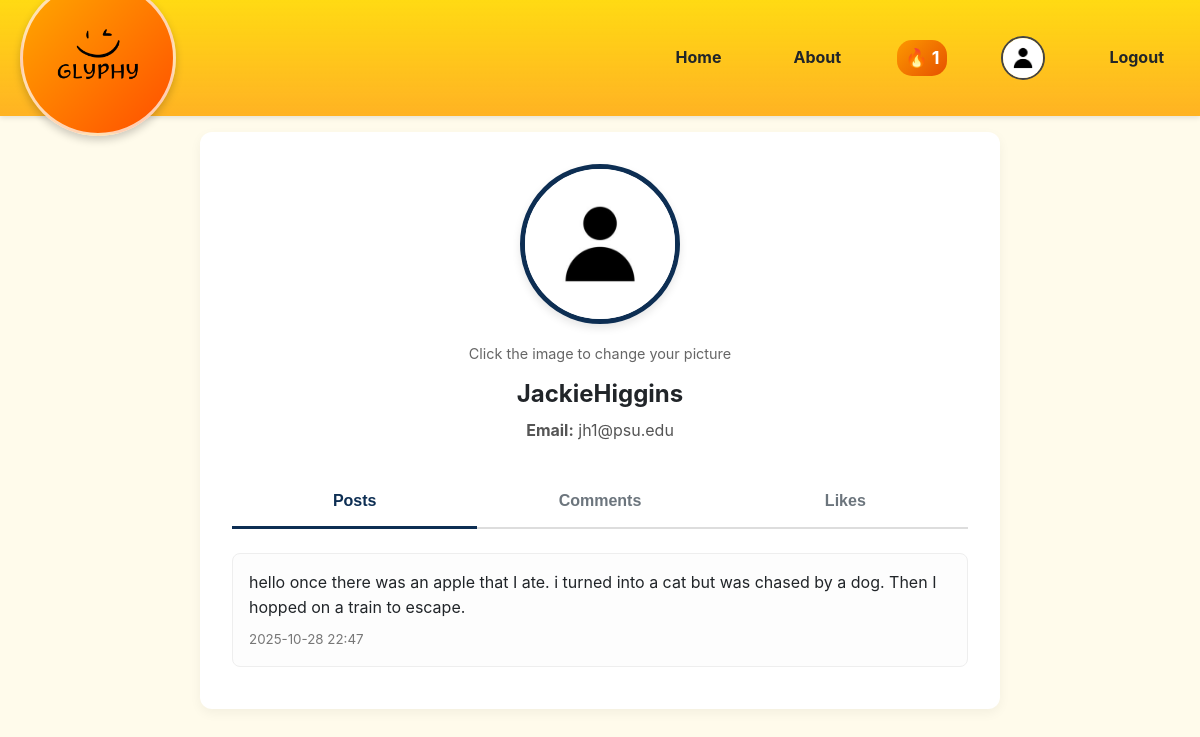
The app's page /profile (signed in) with its own data.
### app/models.py (models this page shows, shortened)
class User(UserMixin, db.Model):
    id = db.Column(db.Integer, primary_key=True)
    username = db.Column(db.String(100), unique=True, nullable=False)
    email = db.Column(db.String(120), unique=True, nullable=False)
    password_hash = db.Column(db.String(162))
    current_streak = db.Column(db.Integer, default=0)
    last_story_date = db.Column(db.Date)
    profile_pic = db.Column(db.String(200), nullable=True)
    stories = db.relationship('Story', backref='author', lazy='dynamic')
    comments = db.relationship('Comments', backref='author', lazy='dynamic')

class Story(db.Model):
    id = db.Column(db.Integer, primary_key=True)
    content = db.Column(db.Text, nullable=False)
    timestamp = db.Column(db.DateTime, index=True, default=datetime.utcnow)
    likes = db.Column(db.Integer, nullable=False, default=0)
    user_id = db.Column(db.Integer, db.ForeignKey('user.id'))
    daily_emoji_id = db.Column(db.Integer, db.ForeignKey('daily_emoji.id'))
    comments = db.relationship('Comments', backref='story', lazy='dynamic', cascade="all, delete-orphan")

### app/main_views.py (the view, shortened to what this page needs)
@main.route('/profile', methods=['GET', 'POST'])
@login_required
def profile():
    user_posts = Story.query.filter_by(author=current_user).order_by(Story.timestamp.desc()).all()
    user_comments = db.session.query(Comments, Story.content).join(Story, Comments.story_id == Story.id).filter(Comments.user_id == current_user.id).order_by(Comments.timestamp.desc()).all()
    processed_comments = []
    for comment, story_content in user_comments:
        post_title = story_content[:60] + '...' if len(story_content) > 60 else story_content
        processed_comments.append({
            'story_id': comment.story_id,
            'post_title': post_title,
            'content': comment.content,
            'date_posted': comment.timestamp.strftime('%Y-%m-%d %H:%M')
        })
    liked_ids = session.get('liked_stories', [])
    user_likes = []
    return render_template('user.html',
                           current_user=current_user,
                           user_posts=user_posts,
                           user_comments=processed_comments,
                           user_likes=user_likes)

### app/__init__.py (called while the page is built)
def create_app(config_class=Config):
    app = Flask(__name__)
    app.config.from_object(config_class)
    db.init_app(app)
    login_manager.init_app(app)
    login_manager.login_view = 'auth.login_register'
    login_manager.login_message_category = 'info'
    from .main_views import main as main_blueprint
    app.register_blueprint(main_blueprint)
    from .auth_views import auth as auth_blueprint
    app.register_blueprint(auth_blueprint, url_prefix='/auth')
    @login_manager.user_loader
    def load_user(user_id):
        return User.query.get(int(user_id))
    @app.context_processor
    def inject_streak():
        return {'current_streak': current_user.current_streak if current_user.is_authenticated else 0}
    with app.app_context():
        db.create_all()
    return app

### app/templates/user.html (shortened to what this page needs)
{% extends "layout.html" %}
{% block content %}
<div class="content-card">
    <div class="profile-header">
        <div class="profile-pic-wrapper">
            <form id="profile-pic-form" action="{{ url_for('main.profile') }}" method="POST" enctype="multipart/form-data">
                <label for="profile-pic-input">
                    <img src="{{ current_user.profile_pic or url_for('static', filename='images/default_pfp.png') }}"
                         alt="Profile Picture"
                         class="profile-pic">
                </label>
            </form>
            <small>Click the image to change your picture</small>
        </div>
        <h2>{{ current_user.username }}</h2>
        <p>
            <strong>Email:</strong> {{ current_user.email }}
        </p>
    </div>
    <div class="profile-tabs">
        <button class="tab-button active" onclick="showTab('posts')">Posts</button>
        <button class="tab-button" onclick="showTab('comments')">Comments</button>
        <button class="tab-button" onclick="showTab('likes')">Likes</button>
    </div>
    <div id="posts" class="tab-content">
        {% if user_posts %}
            {% for post in user_posts %}
                <div class="post-item">
                    <p>{{ post.content }}</p>
                    <small>{{ post.timestamp.strftime('%Y-%m-%d %H:%M') }}</small>
                </div>
            {% endfor %}
        {% else %}
            <p class="no-content">No posts yet.</p>
        {% endif %}
    </div>
</div>
{% endblock %}

### app/static/style.css (style rules this page uses)
:root { --primary-blue: #007BFF; --primary-hover: #0056b3; --dark-blue: #0d2e53; --dark-blue-hover: #1a5c9a; --golden-yellow: rgba(255, 193, 7, 0.85); --dark-orange: rgba(255, 140, 0, 0.9); --dark-orange-hover: #D97706; --white: #ffffff; --light-gray: #f8f9fa; --medium-gray: #6c757d; --medium-gray-hover: #5a6268; --light-cream: #FFFBEB; --dark-text: #212529; --success: #28a745; --warning: #ffc107; --danger: #dc3545; }
body { font-family: -apple-system, BlinkMacSystemFont, 'Segoe UI', Roboto, Oxygen, Ubuntu, Cantarell, sans-serif; line-height: 1.6; margin: 0; padding: 0; background-color: var(--light-cream); color: var(--dark-text); padding-top: 100px; }
.content-card { background: var(--white); border-radius: 12px; padding: 2rem; box-shadow: 0 4px 12px rgba(0,0,0,0.05); }
.profile-header { display: flex; flex-direction: column; align-items: center; justify-content: center; text-align: center; margin-bottom: 2rem; }
.profile-pic-wrapper { position: relative; text-align: center; }
.profile-pic { width: 150px; height: 150px; border-radius: 50%; border: 5px solid var(--dark-blue); object-fit: cover; box-shadow: 0 4px 8px rgba(0,0,0,0.1); transition: all 0.3s ease; }
.profile-pic-wrapper label { cursor: pointer; }
.profile-pic-wrapper small { color: #666; font-size: 0.9em; margin-top: 10px; display: block; }
.profile-header h2 { margin: 10px 0 0 0; color: var(--dark-text); }
.profile-header p { color: #555; margin: 5px 0 0 0; }
.profile-tabs { width: 100%; text-align: center; border-bottom: 2px solid #ddd; display: flex; justify-content: space-around; margin-bottom: 1.5rem; }
.tab-button { flex: 1; padding: 1rem 0.5rem; background: none; border: none; font-weight: 600; cursor: pointer; color: var(--medium-gray); font-size: 1rem; border-bottom: 3px solid transparent; margin-bottom: -2px; transition: all 0.2s; }
.tab-button.active { color: var(--dark-blue); border-bottom-color: var(--dark-blue); }
.tab-content { text-align: left; }
.tab-content .post-item { background: #fdfdfd; border: 1px solid #eee; border-radius: 8px; padding: 1rem; margin-bottom: 10px; }
.tab-content .post-item p { margin: 0; white-space: pre-wrap; word-wrap: break-word; overflow-wrap: break-word; }
.tab-content .post-item small { color: #777; margin-top: 0.5rem; display: block; }

### records on screen
User: username "JackieHiggins", email "jh1@psu.edu"
Story: content "hello once there was an apple that I ate. i turned into a cat but was chased by a dog. Then I hopped on a train to escape.", timestamp "2025-10-28 22:47"

### other values on screen
{{ current_streak }} "1"
